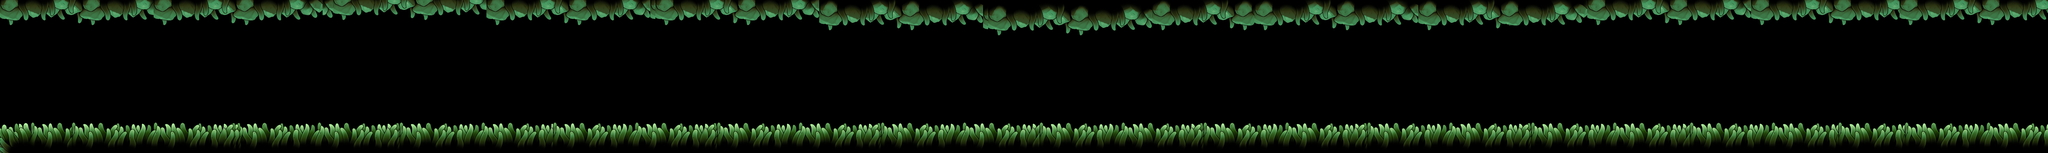

A level layout from a 2D game, rendered from its tile map. Below: a short description, then the map file with tile-grid data replaced by summaries:
An orthogonal 400x30 tile map with 32x32 px tiles, 1 tile layer (Main Layer).

<map version="1.10" tiledversion="1.10.2" orientation="orthogonal" renderorder="right-down" width="400" height="30" tilewidth="32" tileheight="32" infinite="0" nextlayerid="2" nextobjectid="1">
  <tileset firstgid="1" source="tileset.tsx" name="level1" tilewidth="32" tileheight="32" tilecount="420" columns="30">
    <image source="tileset.png" />
  </tileset>
 <layer id="1" name="Main Layer" width="400" height="30">
  <data>[12000 cells, 4926 non-empty, 494 distinct tile ids]</data>
 </layer>
</map>
